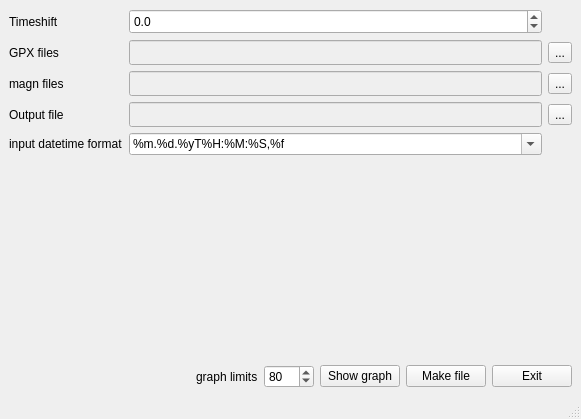
<?xml version="1.0" encoding="UTF-8"?>
<ui version="4.0">
 <class>BindMagnFiles</class>
 <widget class="QMainWindow" name="BindMagnFiles">
  <property name="geometry">
   <rect>
    <x>0</x>
    <y>0</y>
    <width>581</width>
    <height>419</height>
   </rect>
  </property>
  <property name="windowTitle">
   <string>Bind Magn Coords</string>
  </property>
  <widget class="QWidget" name="centralwidget">
   <layout class="QVBoxLayout" name="verticalLayout">
    <item>
     <layout class="QGridLayout" name="gridLayout">
      <item row="1" column="0">
       <widget class="QLabel" name="label_2">
        <property name="minimumSize">
         <size>
          <width>80</width>
          <height>0</height>
         </size>
        </property>
        <property name="text">
         <string>GPX files</string>
        </property>
       </widget>
      </item>
      <item row="3" column="1">
       <widget class="QLineEdit" name="result_lineEdit">
        <property name="enabled">
         <bool>false</bool>
        </property>
        <property name="minimumSize">
         <size>
          <width>0</width>
          <height>25</height>
         </size>
        </property>
       </widget>
      </item>
      <item row="1" column="1">
       <widget class="QLineEdit" name="gpxlineEdit">
        <property name="enabled">
         <bool>false</bool>
        </property>
        <property name="minimumSize">
         <size>
          <width>0</width>
          <height>25</height>
         </size>
        </property>
       </widget>
      </item>
      <item row="0" column="1">
       <widget class="QDoubleSpinBox" name="doubleSpinBox">
        <property name="sizePolicy">
         <sizepolicy hsizetype="Minimum" vsizetype="Fixed">
          <horstretch>0</horstretch>
          <verstretch>1</verstretch>
         </sizepolicy>
        </property>
        <property name="minimumSize">
         <size>
          <width>0</width>
          <height>25</height>
         </size>
        </property>
        <property name="decimals">
         <number>1</number>
        </property>
        <property name="minimum">
         <double>-999.000000000000000</double>
        </property>
        <property name="maximum">
         <double>999.000000000000000</double>
        </property>
        <property name="singleStep">
         <double>0.500000000000000</double>
        </property>
       </widget>
      </item>
      <item row="3" column="2">
       <widget class="QToolButton" name="toolButton_3">
        <property name="text">
         <string>...</string>
        </property>
       </widget>
      </item>
      <item row="2" column="2">
       <widget class="QToolButton" name="toolButton_2">
        <property name="text">
         <string>...</string>
        </property>
       </widget>
      </item>
      <item row="1" column="2">
       <widget class="QToolButton" name="toolButton">
        <property name="text">
         <string>...</string>
        </property>
       </widget>
      </item>
      <item row="2" column="1">
       <widget class="QLineEdit" name="magn_lineEdit">
        <property name="enabled">
         <bool>false</bool>
        </property>
        <property name="minimumSize">
         <size>
          <width>0</width>
          <height>25</height>
         </size>
        </property>
       </widget>
      </item>
      <item row="0" column="0">
       <widget class="QLabel" name="label">
        <property name="minimumSize">
         <size>
          <width>80</width>
          <height>0</height>
         </size>
        </property>
        <property name="text">
         <string>Timeshift</string>
        </property>
       </widget>
      </item>
      <item row="2" column="0">
       <widget class="QLabel" name="label_3">
        <property name="minimumSize">
         <size>
          <width>80</width>
          <height>0</height>
         </size>
        </property>
        <property name="text">
         <string>magn files</string>
        </property>
       </widget>
      </item>
      <item row="3" column="0">
       <widget class="QLabel" name="label_4">
        <property name="minimumSize">
         <size>
          <width>80</width>
          <height>0</height>
         </size>
        </property>
        <property name="text">
         <string>Output file</string>
        </property>
       </widget>
      </item>
      <item row="4" column="1">
       <widget class="QComboBox" name="comboBox">
        <property name="enabled">
         <bool>true</bool>
        </property>
        <property name="editable">
         <bool>true</bool>
        </property>
        <item>
         <property name="text">
          <string>%m.%d.%yT%H:%M:%S,%f</string>
         </property>
        </item>
       </widget>
      </item>
      <item row="4" column="0">
       <widget class="QLabel" name="label_5">
        <property name="text">
         <string>input datetime format</string>
        </property>
       </widget>
      </item>
     </layout>
    </item>
    <item>
     <spacer name="verticalSpacer">
      <property name="orientation">
       <enum>Qt::Vertical</enum>
      </property>
      <property name="sizeHint" stdset="0">
       <size>
        <width>20</width>
        <height>40</height>
       </size>
      </property>
     </spacer>
    </item>
    <item>
     <layout class="QHBoxLayout" name="horizontalLayout">
      <item>
       <spacer name="horizontalSpacer">
        <property name="orientation">
         <enum>Qt::Horizontal</enum>
        </property>
        <property name="sizeHint" stdset="0">
         <size>
          <width>40</width>
          <height>20</height>
         </size>
        </property>
       </spacer>
      </item>
      <item>
       <widget class="QLabel" name="label_6">
        <property name="minimumSize">
         <size>
          <width>60</width>
          <height>0</height>
         </size>
        </property>
        <property name="text">
         <string>graph limits</string>
        </property>
       </widget>
      </item>
      <item>
       <widget class="QSpinBox" name="spinBox">
        <property name="minimumSize">
         <size>
          <width>50</width>
          <height>0</height>
         </size>
        </property>
        <property name="toolTip">
         <string>number of histogramm classes to set graph limits</string>
        </property>
        <property name="maximum">
         <number>200</number>
        </property>
        <property name="value">
         <number>80</number>
        </property>
       </widget>
      </item>
      <item>
       <widget class="QPushButton" name="pushButton_draw">
        <property name="enabled">
         <bool>true</bool>
        </property>
        <property name="text">
         <string>Show graph</string>
        </property>
       </widget>
      </item>
      <item>
       <widget class="QPushButton" name="pushButton_make">
        <property name="text">
         <string>Make file</string>
        </property>
       </widget>
      </item>
      <item>
       <widget class="QPushButton" name="pushButton_exit">
        <property name="text">
         <string>Exit</string>
        </property>
       </widget>
      </item>
     </layout>
    </item>
   </layout>
  </widget>
  <widget class="QMenuBar" name="menubar">
   <property name="geometry">
    <rect>
     <x>0</x>
     <y>0</y>
     <width>581</width>
     <height>22</height>
    </rect>
   </property>
  </widget>
  <widget class="QStatusBar" name="statusbar"/>
 </widget>
 <resources/>
 <connections/>
</ui>
